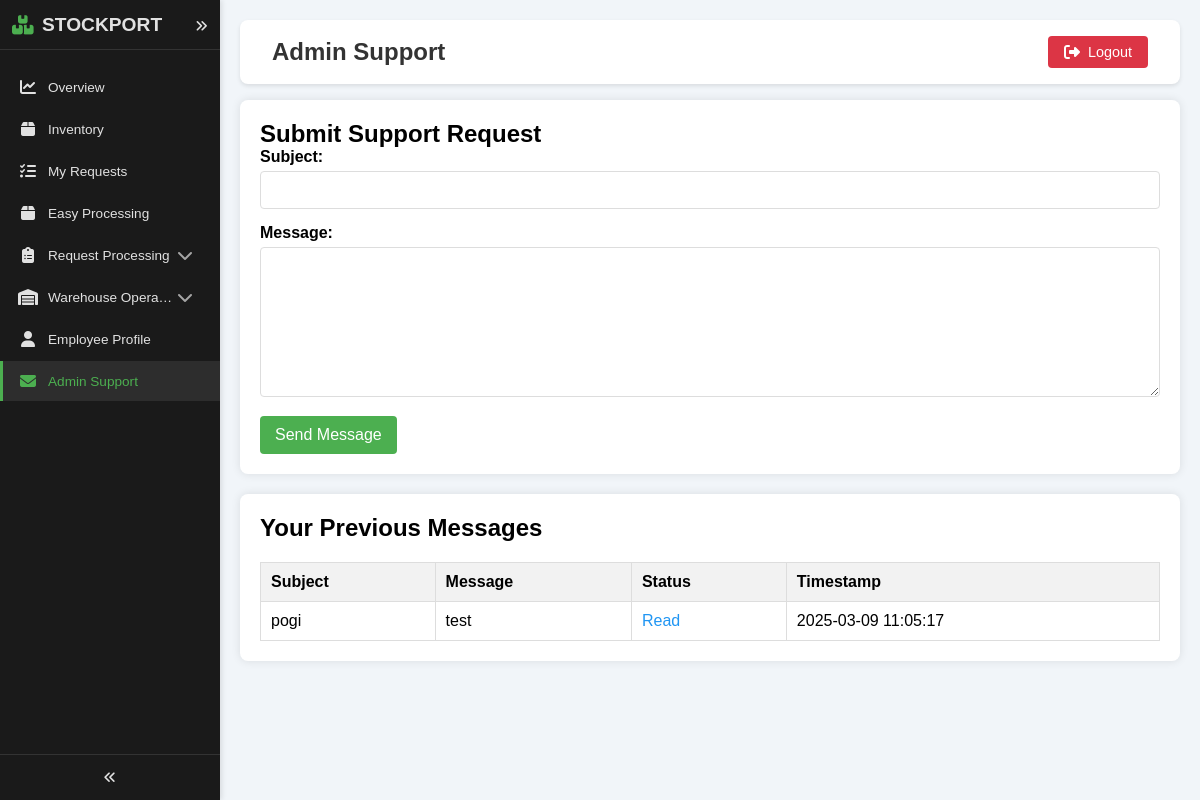
Page /employee/message_form.php (signed in) on the committed database.
### tables this page shows
CREATE TABLE `messages` (
  `messageID` int(11) NOT NULL,
  `employee_id` int(11) NOT NULL,
  `subject` varchar(255) NOT NULL,
  `message` text NOT NULL,
  `status` enum('unread','read','resolved') DEFAULT 'unread',
  `timestamp` datetime DEFAULT current_timestamp()
);

### employee/message_form.php (the view, shortened to what this page needs)
<?php
require_once 'session_check.php';
require_once '../layouts/employeeSidebar.php';
require_once '../layouts/employeeHeader.php';
?>
<!DOCTYPE html>
<html lang="en">
<head>
    <link rel="stylesheet" href="../assets/css/eminventory.css">
</head>
<body>
    <div class="main-content">
        <div class="message-form-container">
            <h2>Submit Support Request</h2>
            <form action="<?php echo htmlspecialchars($_SERVER["PHP_SELF"]); ?>" method="post">
                <div class="form-group">
                    <label for="subject">Subject:</label>
                    <input type="text" class="form-control" id="subject" name="subject" required>
                </div>
                <div class="form-group">
                    <label for="message">Message:</label>
                    <textarea class="form-control" id="message" name="message" required></textarea>
                </div>
                <button type="submit" class="btn-submit">Send Message</button>
            </form>
        </div>
        <div class="message-form-container">
            <h2>Your Previous Messages</h2>
            <table class="data-table">
                <thead>
                    <tr>
                        <th>Subject</th>
                        <th>Message</th>
                        <th>Status</th>
                        <th>Timestamp</th>
                    </tr>
                </thead>
                <tbody>
                    <?php
                    $employee_id = $_SESSION['employeeID'];
                    $sql = "SELECT * FROM messages WHERE employee_id = '$employee_id' ORDER BY timestamp DESC";
                    $result = mysqli_query($conn, $sql);
                    if (mysqli_num_rows($result) > 0) {
                        while ($row = mysqli_fetch_assoc($result)) {
                            echo "<tr>";
                            echo "<td>" . htmlspecialchars($row['subject']) . "</td>";
                            echo "<td>" . htmlspecialchars(substr($row['message'], 0, 50)) . (strlen($row['message']) > 50 ? "..." : "") . "</td>";
                            $status_class = '';
                            switch($row['status']) {
                                case 'read':
                                    $status_class = 'text-info';
                                    break;
                            }
                            echo "<td class='{$status_class}'>" . ucfirst(htmlspecialchars($row['status'])) . "</td>";
                            echo "<td>" . htmlspecialchars($row['timestamp']) . "</td>";
                            echo "</tr>";
                        }
                    } else {
                        echo "<tr><td colspan='4'>No messages found</td></tr>";
                    }
                    ?>
                </tbody>
            </table>
        </div>
    </div>
</body>
</html>

### assets/css/eminventory.css (style rules this page uses)
* { margin: 0; padding: 0; box-sizing: border-box; font-family: 'Arial', sans-serif; }
:root { --primary-color: #2563eb; --secondary-color: #1e40af; --background-color: #f1f5f9; --text-color: #1e293b; --border-color: #e2e8f0; }
body { background-color: var(--background-color); min-height: 100vh; }
.main-content { flex: 1; padding: 20px; height: 100vh; overflow: auto; }

### employee/message_form.php (style rules this page uses)
.main-content { transition: margin-left 0.3s ease; padding: 20px; margin-left: 55px; }
body.sidebar-expanded .main-content { margin-left: 220px; }
.message-form-container { padding: 20px; background-color: #fff; border-radius: 8px; box-shadow: 0 0 10px rgba(0, 0, 0, 0.1); margin-bottom: 20px; }
.form-group { margin-bottom: 15px; }
.form-group label { display: block; margin-bottom: 5px; font-weight: bold; }
.form-control { width: 100%; padding: 10px; border: 1px solid #ddd; border-radius: 4px; font-size: 14px; }
textarea.form-control { min-height: 150px; resize: vertical; }
.btn-submit { background-color: #4CAF50; color: white; padding: 10px 15px; border: none; border-radius: 4px; cursor: pointer; font-size: 16px; }
.data-table { width: 100%; border-collapse: collapse; margin-top: 20px; }
.data-table th, .data-table td { padding: 10px; border: 1px solid #ddd; text-align: left; }
.data-table th { background-color: #f2f2f2; font-weight: bold; }
.text-info { color: #2196F3; }

### layouts/employeeSidebar.php (style rules this page uses)
body { margin: 0; padding: 0; transition: margin-left 0.3s ease; position: relative; }

### rows in the picture
messages: subject "pogi", message "test", status "Read", timestamp "2025-03-09 11:05:17"

### other values in the picture
$pageTitle "Admin Support"
